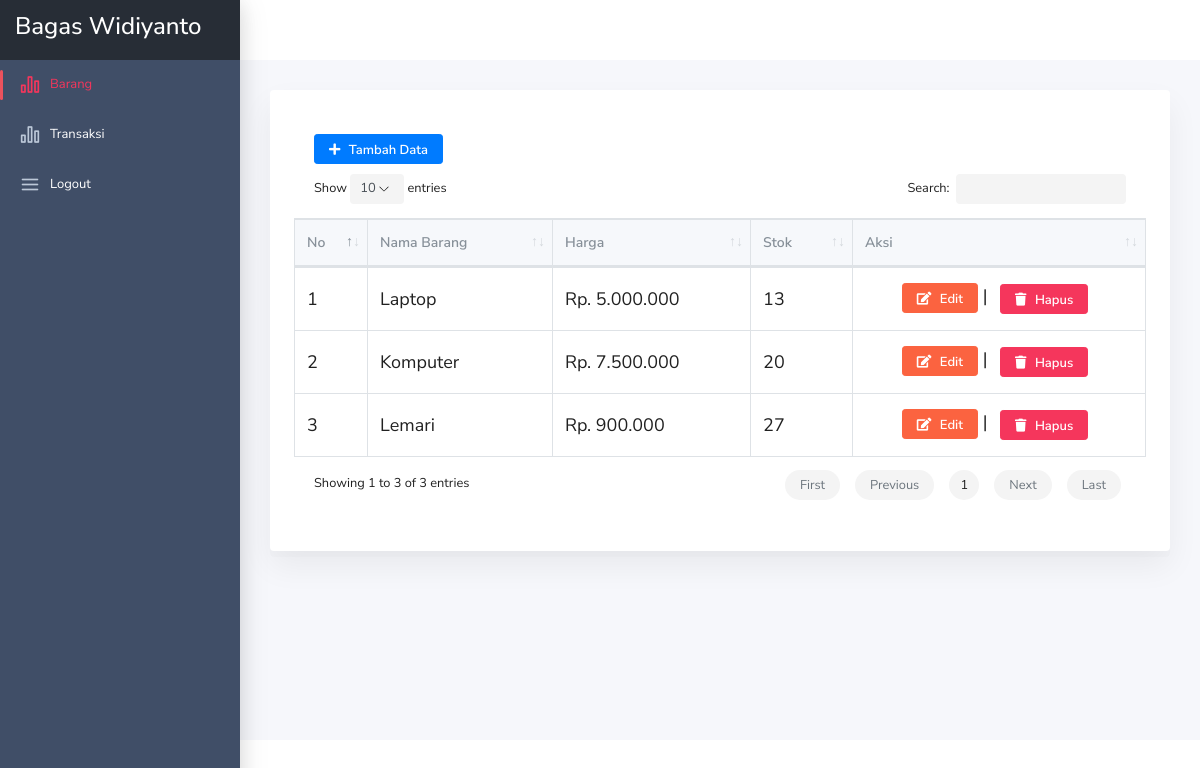
/barang.php (signed in), run on the app's committed database.
### tables this page shows
CREATE TABLE `barang` (
  `id_barang` int(11) NOT NULL,
  `nama_barang` varchar(255) DEFAULT NULL,
  `harga` int(11) DEFAULT NULL,
  `stok` int(11) DEFAULT NULL
);

### barang.php (the view, shortened to what this page needs)
<?php
include 'header.php';
?>
<div class="main-content">
    <div class="container-fluid">
        <div class="row">
            <div class="col-md-12">
                <div class="card">
                    <div class="card-body">
                        <div class="dt-responsive p-4">
                            <a href="tambah_barang.php" class="btn btn-primary btn-sm" style="margin-bottom: 10px"><i class="fa fa-plus" aria-hidden="true"></i> Tambah Data</a>
                            <table id="alt-pg-dt" class="table nowrap table-bordered" style="font-size: 18px">
                                <thead>
                                    <tr>
                                        <th width="30px">No</th>
                                        <th>Nama Barang</th>
                                        <th>Harga</th>
                                        <th>Stok</th>
                                        <th width="250px">Aksi</th>
                                    </tr>
                                </thead>
                                <tbody>
                                    <?php
                                    $no = 1;
                                    $sql = mysqli_query($konek, "SELECT * FROM barang");
                                    while ($barang = mysqli_fetch_array($sql)) {
                                    ?>
                                        <tr>
                                            <td><?= $no++; ?></td>
                                            <td><?= $barang['nama_barang']; ?></td>
                                            <td><?= rp($barang['harga']); ?></td>
                                            <td><?= $barang['stok']; ?></td>
                                            <td align="center">
                                                <a class="btn btn-warning btn-sm" href="edit_barang.php?id_barang=<?= $barang['id_barang'] ?>"><i class='fas fa-edit'></i> Edit</a> |
                                                <a href="#" type="button" class="btn-sm" data-toggle="modal" data-target="#myModal1<?= $barang['id_barang']; ?>" title="Hapus"><button class="btn btn-danger btn-sm"><i class='fa fa-trash'></i> Hapus</button></a>
                                            </td>
                                        </tr>
                                    <?php } ?>
                                </tbody>
                            </table>
                        </div>
                    </div>
                </div>
            </div>
        </div>
    </div>
</div>
<?php
include 'footer.php';
?>

### data on the page
barang: nama_barang "Laptop", harga "Rp. 5.000.000", stok "13"
barang: nama_barang "Komputer", harga "Rp. 7.500.000", stok "20"
barang: nama_barang "Lemari", harga "Rp. 900.000", stok "27"

### other printed values
$_SESSION['nama'] "Bagas Widiyanto"
